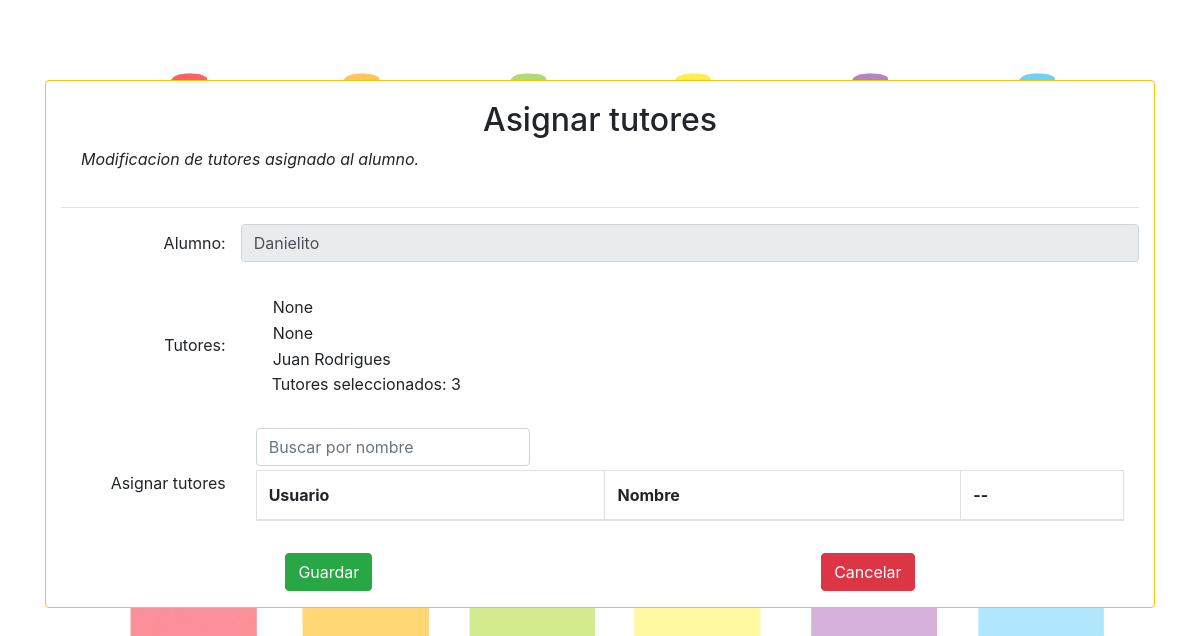
/addtutor/1, run on an earlier commit of the app's database.
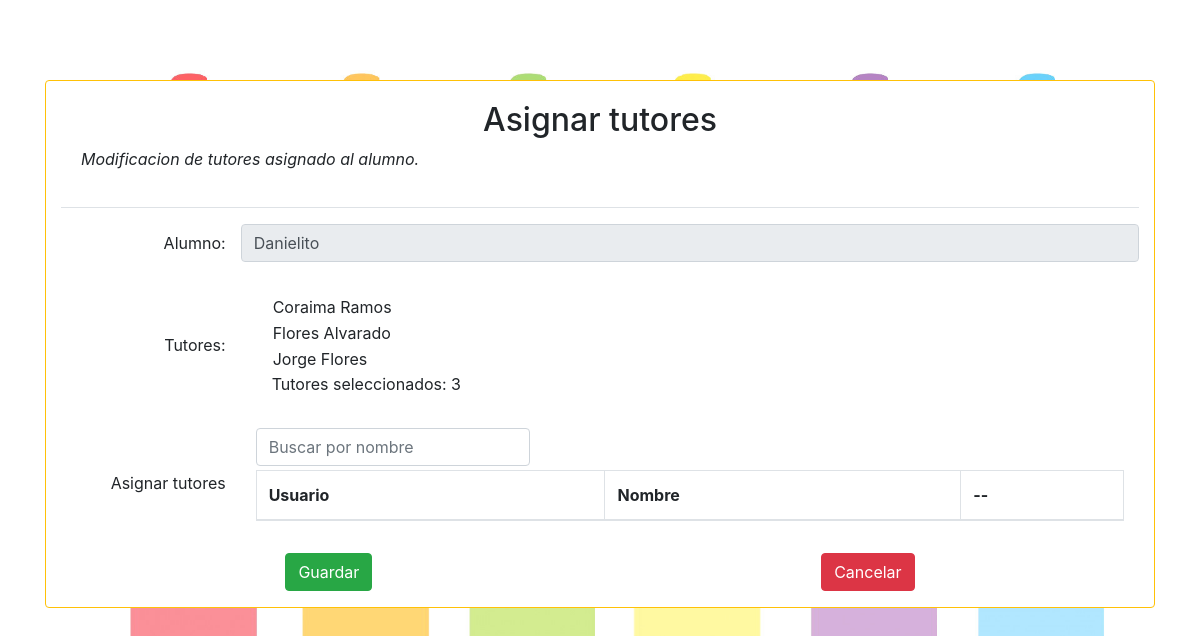
And on a later commit of the database.
### padres/models.py (models this page shows)
class Tutor(models.Model):
    tut_nombre = models.OneToOneField(User, on_delete=models.CASCADE, null= True)
    tut_apellidos = models.CharField(max_length = 150, null = True)
    tut_numero = models.CharField(max_length = 15, null = True)
    tut_parentesco = models.CharField(max_length = 15, null = True)
    tut_descripcion = models.CharField(max_length = 15, null = True)
    tut_domicilio = models.CharField(max_length = 400, null = True)
    def __str__(self):
        return self.tut_nombre.username
    class Meta:
        permissions = (
            ('is_tutorr', 'Is_Tutorr'),
        )

### padres/views.py (the view)
# urls.py: path('addtutor/<slug:slug>', tutorAsign),
def tutorAsign(request, slug):
    dat = slug
    almn = alumnos.objects.get(slug = dat)
    tutores = []
    for aln in almn.alu_tutores.all():
        ud = User.objects.get(username = aln)
        pad = Tutor.objects.get(tut_nombre = ud)
        tutores.append({'Apellidos':pad.tut_apellidos})
    print(tutores)
    ctx = {'Alumno': almn, 'Padres': tutores}
    return render(request, 'alumnos/alumnotutores.html', ctx)

### templates/alumnos/alumnotutores.html (shortened to what this page needs)
{% extends 'base.html' %}
{% block content %}
<div class="mt-4 mb-4 card border rounded border-warning">
	<div class="container">
        <div class="card-body border-bottom">
			<h2 class="form-label text-center">Asignar tutores</h2>
			<p class="form-label text-justify font-italic">Modificacion de tutores asignado al alumno.</p>
    	</div>
    </div>
     <form class="mt-3 container form-horizontal" onkeypress="if(event.keyCode == 13) event.returnValue = false;" action="/Actualizar/Tutores" method="POST">
     	<div class="form-inline form-group">
        	<label class="text-right justify-content-end control-label col-sm-2">Alumno:</label>
        	<input type="text" class="form-control col-sm-10" name="alu_nombre" value="{{Alumno.alu_nombre}}" readonly="" />
        </div>
        <div class="form-inline form-group">
            <label class="text-right justify-content-end control-label col-sm-2">Tutores:</label>
            <div class="form-inline form-group col-sm-10">
            <div class="p-3">
            <table id="tableNombreTutores">
                <tbody>
                {% for alm in Padres %}
                    <tr><td>{{alm.Nombre}} {{ alm.Apellidos}}</td></tr>
                {% endfor %}
                </tbody>
            </table>
            <label id="totalTutores"></label>
        </div>
    </div>
</div>
    <div  class="form-inline form-group" >
        <label class="text-right justify-content-end control-label col-sm-2">Asignar tutores</label>
        <div class="form-inline form-group col-sm-10">
            <input type="text" class="form-control" placeholder="Buscar por nombre" title="Precione la tecla 'enter' para buscar" id="inputBusqueda" onkeypress="busquedaEnter(event)"/>
            <table id="tableTutores" class="table table-bordered mt-1">
                    <thead>
                        <tr>
                            <th>Usuario</th>
                            <th>Nombre</th>
                            <th>--</th>
                        </tr>
                    </thead>
                </table>
        </div>
        </div>
        <div class="form-group ">
          <div class="d-flex justify-content-around">
            <button  class="btn btn-success" type="submit">Guardar</button>
            <button class="btn btn-danger" onclick="window.location.href = '/'" type="reset">Cancelar</button>
        </div>
    </div>
     </form>
</div>
{% endblock %}

What changed in the data, as far as the page shows it:
no longer on this page (row unchanged): Tutor: Apellidos "Juan Rodrigues"
now on this page (row edited): Tutor: Apellidos "Coraima Ramos"
now on this page (row unchanged): Tutor: Apellidos "Flores Alvarado"
added Tutor: Apellidos "Jorge Flores"
Also different on the page:
list line gone: "None"
